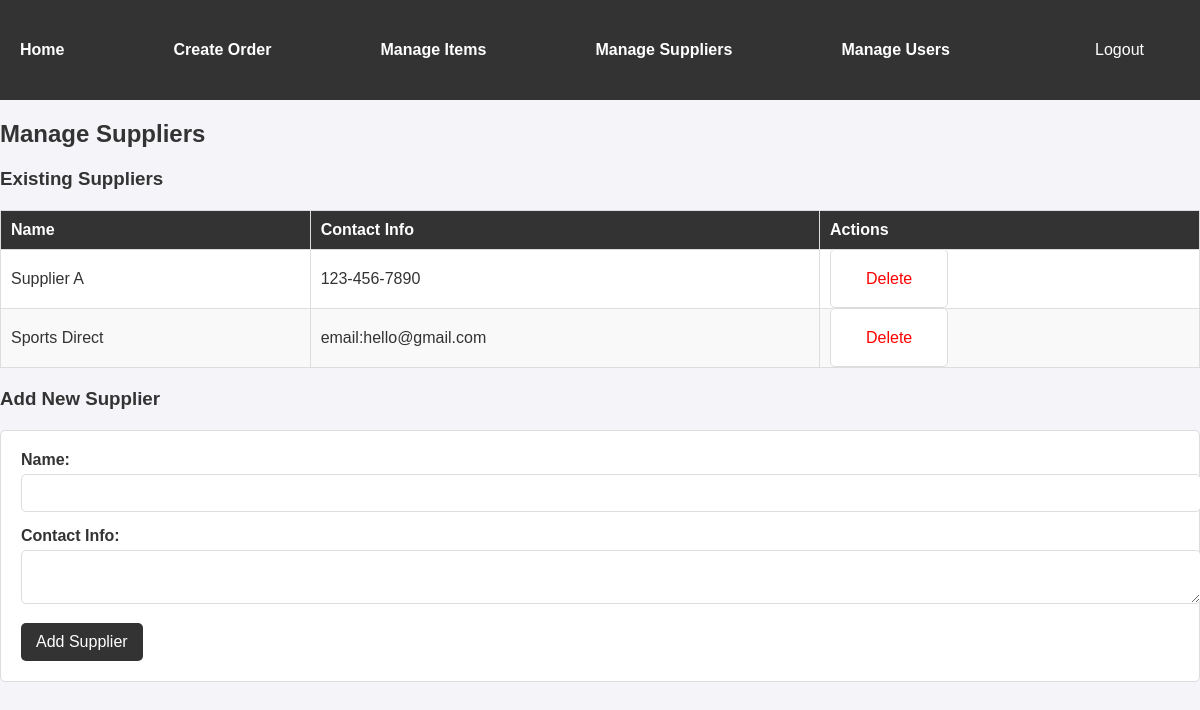
The app's page /app/manage_suppliers/ (signed in), older data.
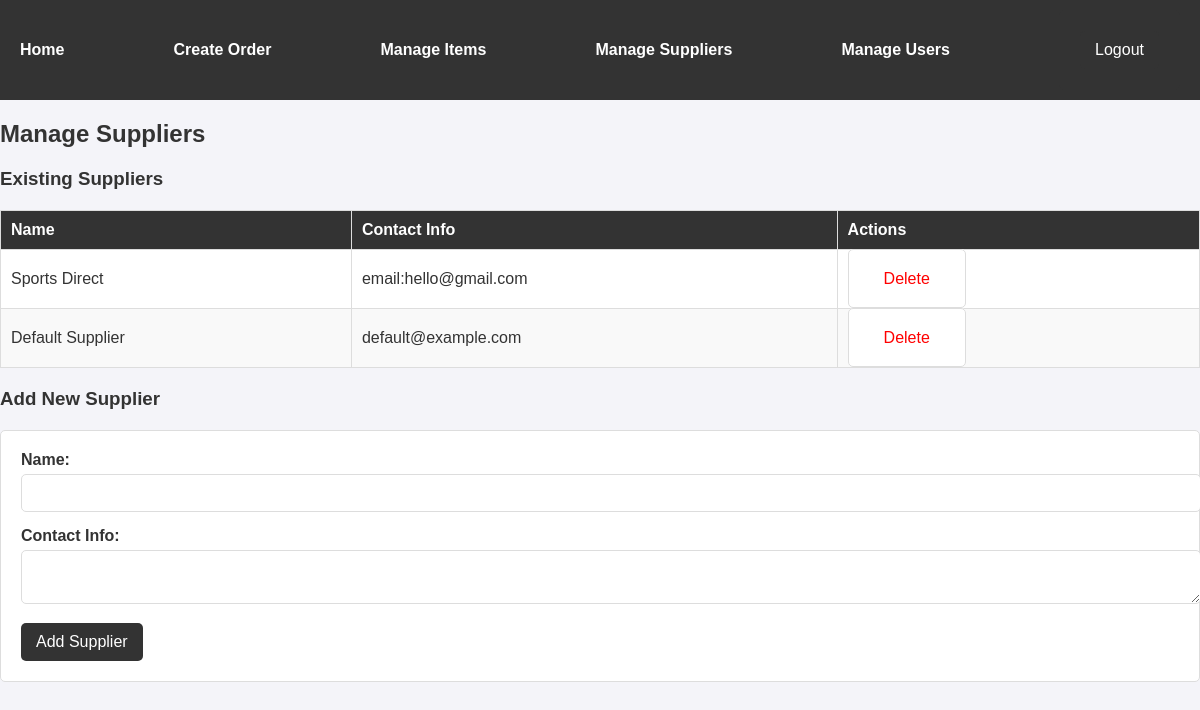
The same page, newer data.
### PO_Items/models.py (models this page shows, shortened)
class Supplier(models.Model):
    name = models.CharField(max_length=100)
    contact_info = models.CharField(max_length=255, blank=True)

### PO_Items/decorators.py (the view)
        def _wrapped_view(request, *args, **kwargs):
            if request.user.role in allowed_roles:
                return view_func(request, *args, **kwargs)
            return HttpResponseForbidden("You do not have permission to access this page.")

### PO_Items/views.py (called while the page is built, shortened)
@role_required(['ADMIN', 'INVENTORY_MANAGER'])
@login_required
def manage_suppliers(request):
    suppliers = Supplier.objects.all()
    return render(request, 'PO_Items/manage_suppliers.html', {'suppliers': suppliers})

### PO_Items/templates/PO_Items/manage_suppliers.html (shortened to what this page needs)
{% load static %}
<!DOCTYPE html>
<html>
<head>
    <link rel="stylesheet" type="text/css" href="{% static 'PO_Items/styles.css' %}">
</head>
<body>
    <div class="navbar">
        <a href="{% url 'PO_Items:PO_Items' %}">Home</a>
        {% if request.user.role == 'BUYER' or request.user.role == 'ADMIN' %}
            <a href="{% url 'PO_Items:create_order' %}">Create Order</a>
        {% endif %}
        {% if request.user.role == 'INVENTORY_MANAGER' or request.user.role == 'ADMIN' %}
            <a href="{% url 'PO_Items:manage_items' %}">Manage Items</a>
            <a href="{% url 'PO_Items:manage_suppliers' %}">Manage Suppliers</a>
        {% endif %}
        {% if request.user.role == 'ADMIN' %}
            <a href="{% url 'PO_Items:manage_users' %}">Manage Users</a>
        {% endif %}
        <form class = "form_nav" method="post" action="{% url 'logout' %}" style="margin: 0;">
            <button type="submit" >Logout</button>
        </form>
    </div>
    <h2>Manage Suppliers</h2>
    <h3>Existing Suppliers</h3>
    <table border="1">
        <thead>
            <tr>
                <th>Name</th>
                <th>Contact Info</th>
                <th>Actions</th>
            </tr>
        </thead>
        <tbody>
            {% for supplier in suppliers %}
                <tr>
                    <td>{{ supplier.name }}</td>
                    <td>{{ supplier.contact_info }}</td>
                    <td>
                        {% if request.user.role == 'ADMIN' or request.user.role == 'INVENTORY_MANAGER' %}
                            <form method="post" action="{% url 'PO_Items:delete_supplier' supplier.id %}" style="display: inline;">
                                <button type="submit" style="background: none; border: none; color: red; cursor: pointer;">Delete</button>
                            </form>
                        {% endif %}
                    </td>
                </tr>
            {% empty %}
                <tr>
                    <td colspan="2">No suppliers found.</td>
                </tr>
            {% endfor %}
        </tbody>
    </table>
    <h3>Add New Supplier</h3>
    <form method="post" action="">
        <label for="name">Name:</label>
        <input type="text" id="name" name="name" required><br>
        <label for="contact_info">Contact Info:</label>
        <textarea id="contact_info" name="contact_info"></textarea><br>
        <button type="submit">Add Supplier</button>
    </form>
</body>
</html>

Row changes from the older to the newer data that the page shows:
removed Supplier: name "Supplier A", contact_info "123-456-7890"
added Supplier: name "Default Supplier", contact_info "default@example.com"
